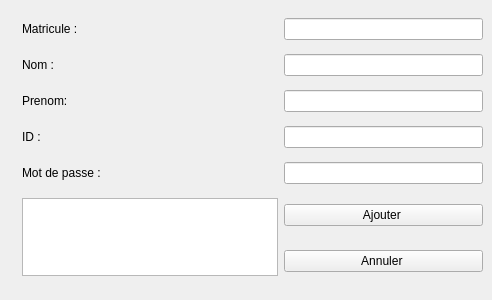
       <widget class="QWidget" name="tab_8">
        <attribute name="title">
         <string>Ajouter</string>
        </attribute>
        <widget class="QWidget" name="layoutWidget_19">
         <property name="geometry">
          <rect>
           <x>22</x>
           <y>10</y>
           <width>461</width>
           <height>281</height>
          </rect>
         </property>
         <layout class="QGridLayout" name="gridLayout_19">
          <item row="2" column="1">
           <widget class="QLineEdit" name="Prenom_3"/>
          </item>
          <item row="4" column="0">
           <widget class="QLabel" name="label_104">
            <property name="text">
             <string>Mot de passe : </string>
            </property>
           </widget>
          </item>
          <item row="3" column="1">
           <widget class="QLineEdit" name="Id_3"/>
          </item>
          <item row="2" column="0">
           <widget class="QLabel" name="label_105">
            <property name="text">
             <string>Prenom: </string>
            </property>
           </widget>
          </item>
          <item row="1" column="1">
           <widget class="QLineEdit" name="Nom_3"/>
          </item>
          <item row="5" column="1">
           <widget class="QPushButton" name="pushButton_11">
            <property name="styleSheet">
             <string notr="true"/>
            </property>
            <property name="text">
             <string>Ajouter </string>
            </property>
           </widget>
          </item>
          <item row="6" column="1">
           <widget class="QPushButton" name="pushButton_12">
            <property name="text">
             <string>Annuler </string>
            </property>
           </widget>
          </item>
          <item row="3" column="0">
           <widget class="QLabel" name="label_106">
            <property name="text">
             <string>ID : </string>
            </property>
           </widget>
          </item>
          <item row="0" column="0">
           <widget class="QLabel" name="label_107">
            <property name="text">
             <string>Matricule :</string>
            </property>
           </widget>
          </item>
          <item row="4" column="1">
           <widget class="QLineEdit" name="Mot_de_passe_3">
            <property name="styleSheet">
             <string notr="true"/>
            </property>
            <property name="echoMode">
             <enum>QLineEdit::Password</enum>
            </property>
           </widget>
          </item>
          <item row="5" column="0" rowspan="2">
           <widget class="QTextEdit" name="Resultat_5">
            <property name="readOnly">
             <bool>true</bool>
            </property>
           </widget>
          </item>
          <item row="1" column="0">
           <widget class="QLabel" name="label_108">
            <property name="text">
             <string>Nom : </string>
            </property>
           </widget>
          </item>
          <item row="0" column="1">
           <widget class="QLineEdit" name="Matricule_3"/>
          </item>
         </layout>
        </widget>
       </widget>
